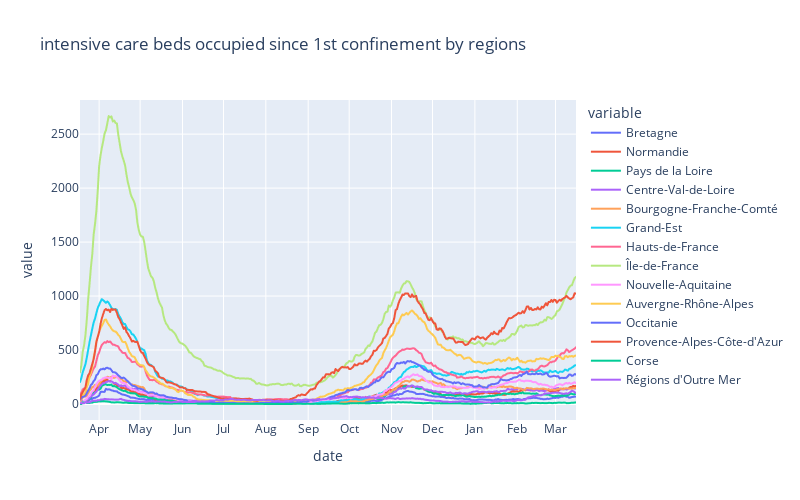

Write notebook code for a chart like this one.
### Code cell
fig = px.line(rea_region_tot, x="date", y=rea_region_tot.columns,
              title=f'intensive care beds occupied since 1st confinement by regions', height=500, width=800)
fig.update_xaxes(
        dtick='M1',
        tickformat="%b")
fig.show()

### Figure 1 — Plotly figure (JSON) as saved in the notebook; plotly's stock layout.template omitted (floating-point values rounded to 4 significant figures; data arrays with more than 128 entries replaced by an {"elided": "..."} marker saying what was removed)
{"data": [{"hovertemplate": "variable=Bretagne<br>date=%{x}<br>value=%{y}<extra></extra>", "legendgroup": "Bretagne", "line": {"color": "#636efa", "dash": "solid"}, "mode": "lines", "name": "Bretagne", "showlegend": true, "type": "scattergl", "x": {"elided": "364 str values"}, "xaxis": "x", "y": {"elided": "364 int values"}, "yaxis": "y"}, {"hovertemplate": "variable=Normandie<br>date=%{x}<br>value=%{y}<extra></extra>", "legendgroup": "Normandie", "line": {"color": "#EF553B", "dash": "solid"}, "mode": "lines", "name": "Normandie", "showlegend": true, "type": "scattergl", "x": {"elided": "364 str values"}, "xaxis": "x", "y": {"elided": "364 int values"}, "yaxis": "y"}, {"hovertemplate": "variable=Pays de la Loire<br>date=%{x}<br>value=%{y}<extra></extra>", "legendgroup": "Pays de la Loire", "line": {"color": "#00cc96", "dash": "solid"}, "mode": "lines", "name": "Pays de la Loire", "showlegend": true, "type": "scattergl", "x": {"elided": "364 str values"}, "xaxis": "x", "y": {"elided": "364 int values"}, "yaxis": "y"}, {"hovertemplate": "variable=Centre-Val-de-Loire<br>date=%{x}<br>value=%{y}<extra></extra>", "legendgroup": "Centre-Val-de-Loire", "line": {"color": "#ab63fa", "dash": "solid"}, "mode": "lines", "name": "Centre-Val-de-Loire", "showlegend": true, "type": "scattergl", "x": {"elided": "364 str values"}, "xaxis": "x", "y": {"elided": "364 int values"}, "yaxis": "y"}, {"hovertemplate": "variable=Bourgogne-Franche-Comté<br>date=%{x}<br>value=%{y}<extra></extra>", "legendgroup": "Bourgogne-Franche-Comté", "line": {"color": "#FFA15A", "dash": "solid"}, "mode": "lines", "name": "Bourgogne-Franche-Comté", "showlegend": true, "type": "scattergl", "x": {"elided": "364 str values"}, "xaxis": "x", "y": {"elided": "364 int values"}, "yaxis": "y"}, {"hovertemplate": "variable=Grand-Est<br>date=%{x}<br>value=%{y}<extra></extra>", "legendgroup": "Grand-Est", "line": {"color": "#19d3f3", "dash": "solid"}, "mode": "lines", "name": "Grand-Est", "showlegend": true, "type": "scattergl", "x": {"elided": "364 str values"}, "xaxis": "x", "y": {"elided": "364 int values"}, "yaxis": "y"}, {"hovertemplate": "variable=Hauts-de-France<br>date=%{x}<br>value=%{y}<extra></extra>", "legendgroup": "Hauts-de-France", "line": {"color": "#FF6692", "dash": "solid"}, "mode": "lines", "name": "Hauts-de-France", "showlegend": true, "type": "scattergl", "x": {"elided": "364 str values"}, "xaxis": "x", "y": {"elided": "364 int values"}, "yaxis": "y"}, {"hovertemplate": "variable=Île-de-France<br>date=%{x}<br>value=%{y}<extra></extra>", "legendgroup": "Île-de-France", "line": {"color": "#B6E880", "dash": "solid"}, "mode": "lines", "name": "Île-de-France", "showlegend": true, "type": "scattergl", "x": {"elided": "364 str values"}, "xaxis": "x", "y": {"elided": "364 int values"}, "yaxis": "y"}, {"hovertemplate": "variable=Nouvelle-Aquitaine<br>date=%{x}<br>value=%{y}<extra></extra>", "legendgroup": "Nouvelle-Aquitaine", "line": {"color": "#FF97FF", "dash": "solid"}, "mode": "lines", "name": "Nouvelle-Aquitaine", "showlegend": true, "type": "scattergl", "x": {"elided": "364 str values"}, "xaxis": "x", "y": {"elided": "364 int values"}, "yaxis": "y"}, {"hovertemplate": "variable=Auvergne-Rhône-Alpes<br>date=%{x}<br>value=%{y}<extra></extra>", "legendgroup": "Auvergne-Rhône-Alpes", "line": {"color": "#FECB52", "dash": "solid"}, "mode": "lines", "name": "Auvergne-Rhône-Alpes", "showlegend": true, "type": "scattergl", "x": {"elided": "364 str values"}, "xaxis": "x", "y": {"elided": "364 int values"}, "yaxis": "y"}, {"hovertemplate": "variable=Occitanie<br>date=%{x}<br>value=%{y}<extra></extra>", "legendgroup": "Occitanie", "line": {"color": "#636efa", "dash": "solid"}, "mode": "lines", "name": "Occitanie", "showlegend": true, "type": "scattergl", "x": {"elided": "364 str values"}, "xaxis": "x", "y": {"elided": "364 int values"}, "yaxis": "y"}, {"hovertemplate": "variable=Provence-Alpes-Côte-d'Azur<br>date=%{x}<br>value=%{y}<extra></extra>", "legendgroup": "Provence-Alpes-Côte-d'Azur", "line": {"color": "#EF553B", "dash": "solid"}, "mode": "lines", "name": "Provence-Alpes-Côte-d'Azur", "showlegend": true, "type": "scattergl", "x": {"elided": "364 str values"}, "xaxis": "x", "y": {"elided": "364 int values"}, "yaxis": "y"}, {"hovertemplate": "variable=Corse<br>date=%{x}<br>value=%{y}<extra></extra>", "legendgroup": "Corse", "line": {"color": "#00cc96", "dash": "solid"}, "mode": "lines", "name": "Corse", "showlegend": true, "type": "scattergl", "x": {"elided": "364 str values"}, "xaxis": "x", "y": {"elided": "364 int values"}, "yaxis": "y"}, {"hovertemplate": "variable=Régions d'Outre Mer<br>date=%{x}<br>value=%{y}<extra></extra>", "legendgroup": "Régions d'Outre Mer", "line": {"color": "#ab63fa", "dash": "solid"}, "mode": "lines", "name": "Régions d'Outre Mer", "showlegend": true, "type": "scattergl", "x": {"elided": "364 str values"}, "xaxis": "x", "y": {"elided": "364 int values"}, "yaxis": "y"}], "layout": {"height": 500, "legend": {"title": {"text": "variable"}, "tracegroupgap": 0}, "title": {"text": "intensive care beds occupied since 1st confinement by regions"}, "width": 800, "xaxis": {"anchor": "y", "domain": [0, 1], "dtick": "M1", "tickformat": "%b", "title": {"text": "date"}}, "yaxis": {"anchor": "x", "domain": [0, 1], "title": {"text": "value"}}}}
